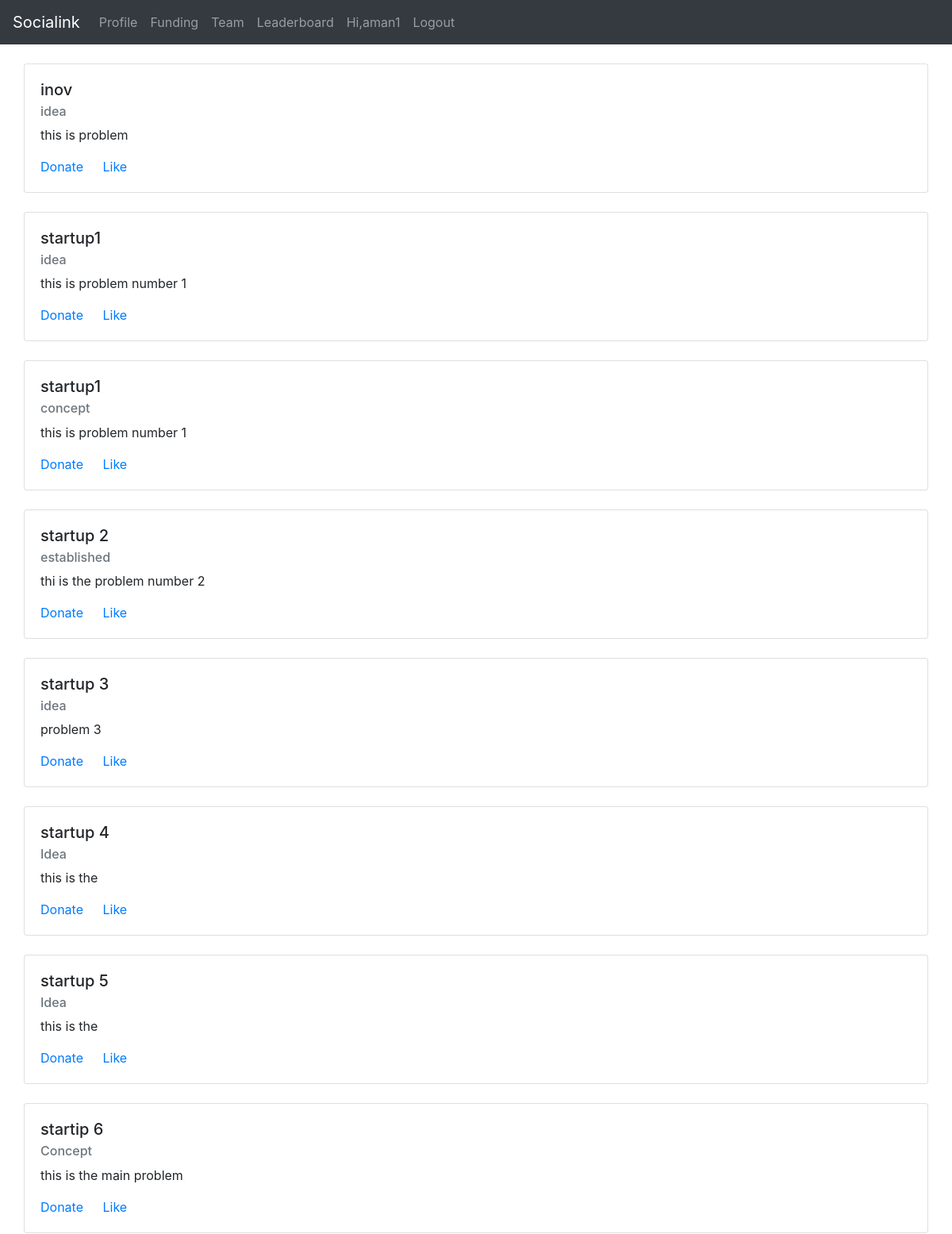
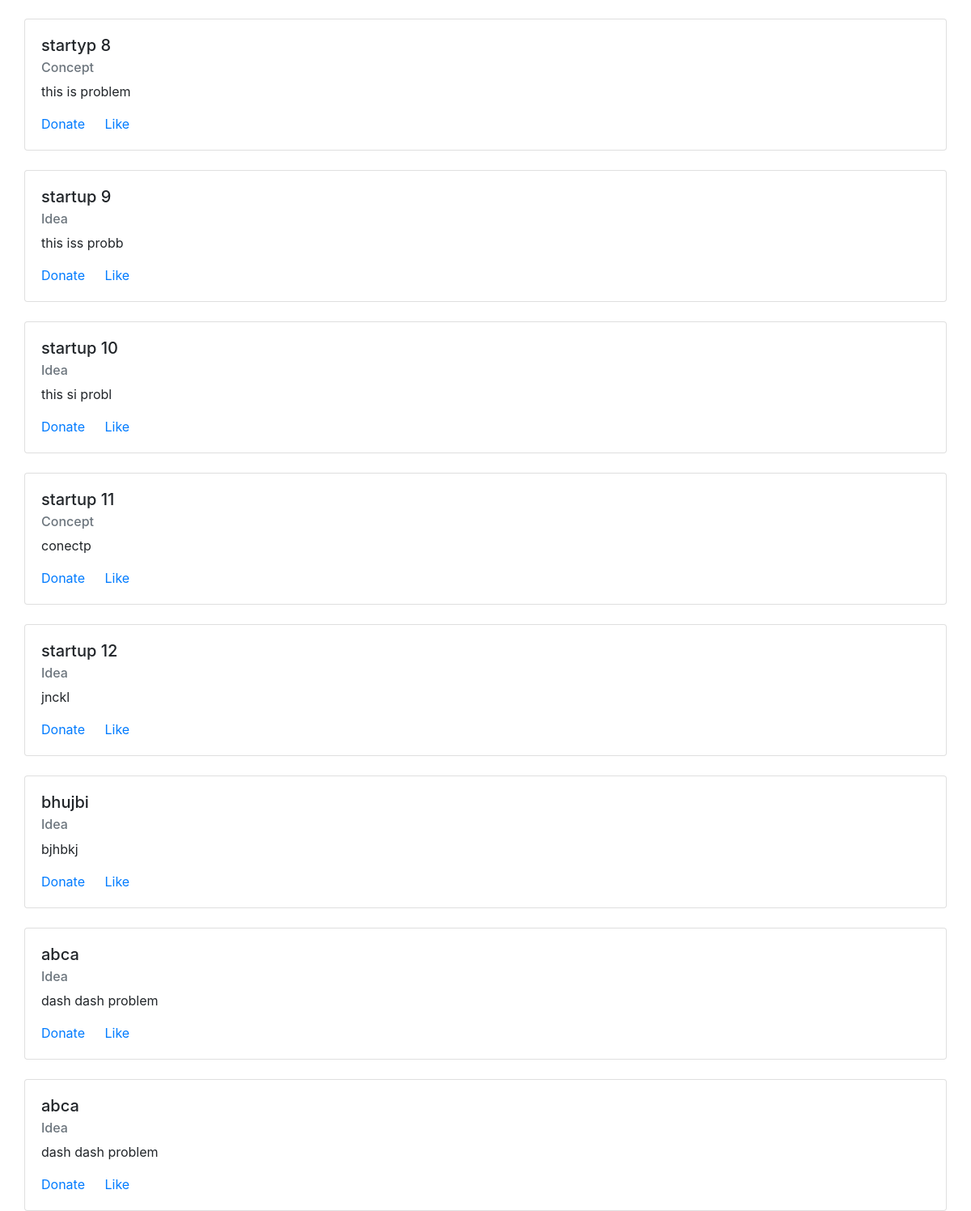
Page /leaderboard/ (signed in) on the committed database (2 pictures, top to bottom).
### users/models.py (models this page shows, shortened)
class funding_request(models.Model):
    STAGE = (
        ("Idea",  ('Idea')),
        ("Concept", ('Concept')),
        ("Established", ('Established')),
    )
    REGISTRATION = (
        ("Yes", ('Yes')),
        ("No", ('No')),
    )
    title = models.CharField(max_length=100, null=False, blank=False)
    stage = models.CharField(max_length=30, choices=STAGE, null=False, default=1)
    problem = models.TextField(max_length=500)
    solution = models.TextField(max_length=500)
    company = models.CharField(max_length=30,choices=REGISTRATION, default=2)

### TwitterClone/views.py (the view)
# urls.py: path('leaderboard/', views.leaderboard, name="leaderboard"),
def leaderboard(request):
    projects = funding_request.objects.all()
    return render(request, 'leaderboard.html', {'projects': projects})

### Templates/leaderboard.html
{% extends 'base.html' %}
{% block content %}
<div class="container">
<div class="row">
 {% for item in projects %}
 <div class="card mt-4"  style="width: 100rem;">
 <div class="card-body">
  <h5 class="card-title">{{item.title}}</h5>
  <h6 class="card-subtitle mb-2 text-muted">{{item.stage}}</h6>
  <p class="card-text">{{item.problem}}
  </p>
  <a href="#" class="card-link">Donate</a>
  <a href="#" class="card-link">Like</a>
 </div>
</div>
{% endfor %}
</div>
</div>
{% endblock %}

### Templates/base.html (shortened to what this page needs)
<!doctype html>
<html lang="en">
<head>
 <link rel="stylesheet" href="https://stackpath.bootstrapcdn.com/bootstrap/4.5.0/css/bootstrap.min.css"
>
</head>
<body>
 <nav class="navbar navbar-expand-lg navbar-dark bg-dark">
  <a class="navbar-brand" href="/home">Socialink</a>
  <div class="collapse navbar-collapse" id="navbarSupportedContent">
   <ul class="navbar-nav mr-auto">
    <li class="nav-item ">
     <a class="nav-link" href="/profile/{{user.username}}">Profile</a>
    </li>
    <li class="nav-item">
     <a class="nav-link" href="/funding">Funding</a>
    </li>
    <li class="nav-item">
     <a class="nav-link" href="/team">Team</a>
    </li>
    <li class="nav-item">
     <a class="nav-link" href="/leaderboard">Leaderboard</a>
    </li>
    <li class="nav-item">
      <a class="nav-link" href="#">Hi,{{user.username}}</a>
    </li>
    <li class="nav-item">
     <a class="nav-link" href="/user/logout">Logout</a>
    </li>
  </ul>
  </div>
 </nav>
 {% block content %}
 {% endblock %}
</body>
</html>

### rows in the picture
funding_request: title "inov", stage "idea", problem "this is problem"
funding_request: title "startup1", stage "idea", problem "this is problem number 1"
funding_request: title "startup1", stage "concept", problem "this is problem number 1"
funding_request: title "startup 2", stage "established", problem "thi is the problem number 2"
funding_request: title "startup 3", stage "idea", problem "problem 3"
funding_request: title "startup 4", stage "Idea", problem "this is the"
funding_request: title "startup 5", stage "Idea", problem "this is the"
funding_request: title "startip 6", stage "Concept", problem "this is the main problem"
funding_request: title "startyp 8", stage "Concept", problem "this is problem"
funding_request: title "startup 9", stage "Idea", problem "this iss probb"
funding_request: title "startup 10", stage "Idea", problem "this si probl"
funding_request: title "startup 11", stage "Concept", problem "conectp"
funding_request: title "startup 12", stage "Idea", problem "jnckl"
funding_request: title "bhujbi", stage "Idea", problem "bjhbkj"
funding_request: title "abca", stage "Idea", problem "dash dash problem"
funding_request: title "abca", stage "Idea", problem "dash dash problem"

### other values in the picture
{{ user.username }} "aman1"
